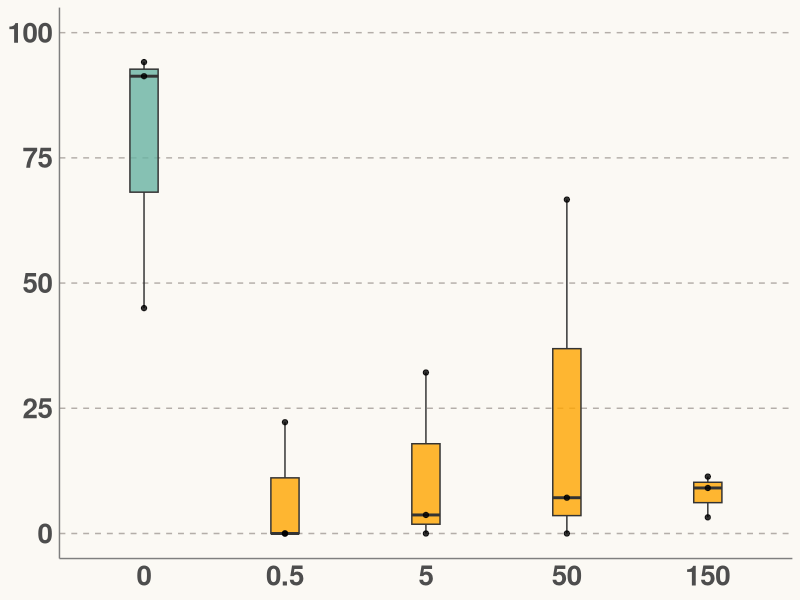

Write R code to recreate this figure.
# load packages
library(tidyverse)
library(viridis)
library(multcompView)
library(plotrix)
library(readxl)
library(writexl)
library(lubridate)
library(ggrepel)

# set working directory
setwd("C:/Users/ssdon/OneDrive/Documents/himb-summer22")

# import data
cleavage <- read_csv(file="data/cleavage-n3.csv")

# create column for fertilization 
# the percentage of eggs from each treatment successfully reaching cleavage 4-hours post-fertilization
# cleavage is a simple visual proxy indicating fertilization has occurred successfully
cleavage$fertilization <- (cleavage$cleave_count/cleavage$egg_count)*100

# note that there was no fertilization in the vials crossed between colony 1 and colony 2 
# We have reason to suspect that fertilization did not occur because of low genetic diversity 
# it is possible that collected colonies 1 and 2 were the same genotype
# for this reason, we exclude them from the analysis
# filter for just wild crossed bundles 
wild.cleavage <- filter(cleavage, colony_a == "wild", colony_b == "wild")
# select only the columns we will be working with
wild.cleavage <- wild.cleavage[ , c("treatment","pae_ugL", "egg_count",
                                    "cleave_count", "fertilization")]
# relevel treatment factor
# convert treatment from character to factor
wild.cleavage <- wild.cleavage %>% 
  mutate(treatment=factor(treatment)) %>% 
  mutate(treatment=fct_relevel(treatment,c("control","low","mid", "high", "peak"))) %>%
  arrange(treatment)

levels(wild.cleavage$treatment)

# we use all 'wild' egg-sperm bundle crosses from the June M. capitata spawn
# 'wild' crosses are egg-sperm bundles that were collected from the lagoon, parents
# response variable is whether the eggs visibly reached initial cleavage 
# ergo I name this small dataframe 'wild.cleavage' ;)
summary(wild.cleavage)
head(wild.cleavage)

# we first need to make the Tukey letters indicating significant differences 
# (a, ab, b)  
# code from: https://statdoe.com/barplots-for-three-factors/

# fertilization is the response variable
# treatment (or pae_ugL) is the explanatory variable

# ANOVA
# Compute the analysis of variance
anova <- aov(fertilization ~ treatment, data = wild.cleavage)
summary(anova)

# Tukey's test and compact letter display (cld)
Tukey <- TukeyHSD(anova)
Tukey
cld <- multcompLetters4(anova, Tukey)
cld <- as.data.frame.list(cld$`treatment`)
cld$treatment <- c("control","high","mid", "peak", "low")
cld

# Table with the mean, the standard deviation 
dt <- group_by(wild.cleavage, treatment) %>%
  summarise(fert_mean = mean(fertilization), sd = sd(fertilization))
dt

# add the letters indications significant differences for each treatment (cld)
df = dt %>% inner_join(cld, by="treatment")
df

print(df)


#wild.cleavage$Tukey <- factor(c('','','a','b','b','b','b','b','b','ab','ab','ab','b','b','b'))

# plot
wild.cleavage %>%
  
  # Add a column called 'type': we want to highlight the "control" group differently
  mutate(type = ifelse(treatment == "control", "Highlighted", "Normal")) %>%
  
  # build the boxplot
  ggplot(aes(
    x = factor(pae_ugL),
    y = fertilization,
    fill = type,
    alpha = type
    )) +
  #xlab('concentration of phthalates in ug/L') +
  #ylab('% of M. capitata eggs reaching initial cleavage') +
  ylim(0, 100) +
  geom_boxplot(width = 0.2) +
  scale_fill_manual(values=c("#69b3a2", "orange")) +
  scale_alpha_manual(values=c(0.8,0.8)) +
  geom_point() +
  theme(
    legend.position = "none",
    axis.ticks = element_blank(),
    axis.text = element_text(face="bold", size = 20),
    axis.title.x=element_blank(),
    axis.title.y=element_blank(),
    axis.line = element_line(colour = "grey50"),
    panel.grid = element_line(color = "#b4aea9"),
    panel.grid.minor = element_blank(),
    panel.grid.major.x = element_blank(),
    panel.grid.major.y = element_line(linetype = "dashed"),
    panel.background = element_rect(fill = "#fbf9f4", color = "#fbf9f4"),
    plot.background = element_rect(fill = "#fbf9f4", color = "#fbf9f4")
  )





#
